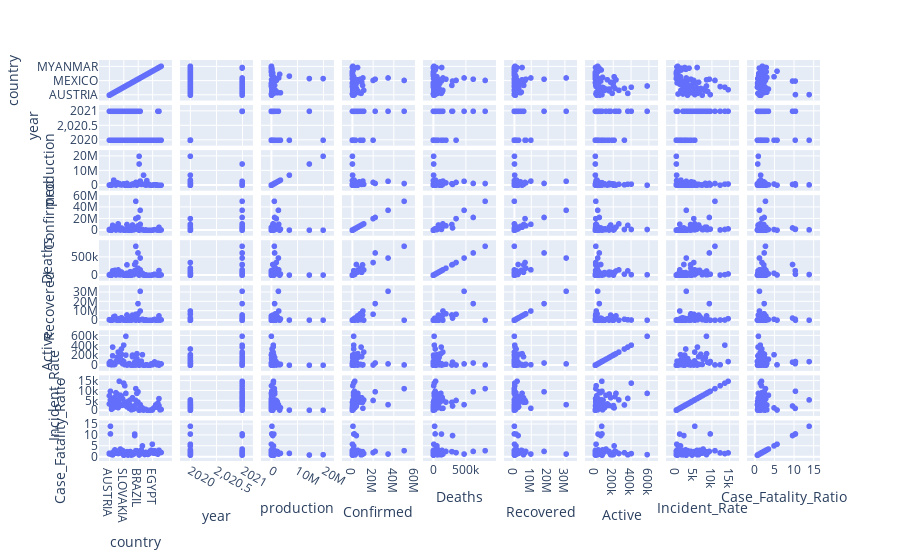

Notebook code cell kept with this figure:
### Code cell
px.scatter_matrix(merged_df).update
